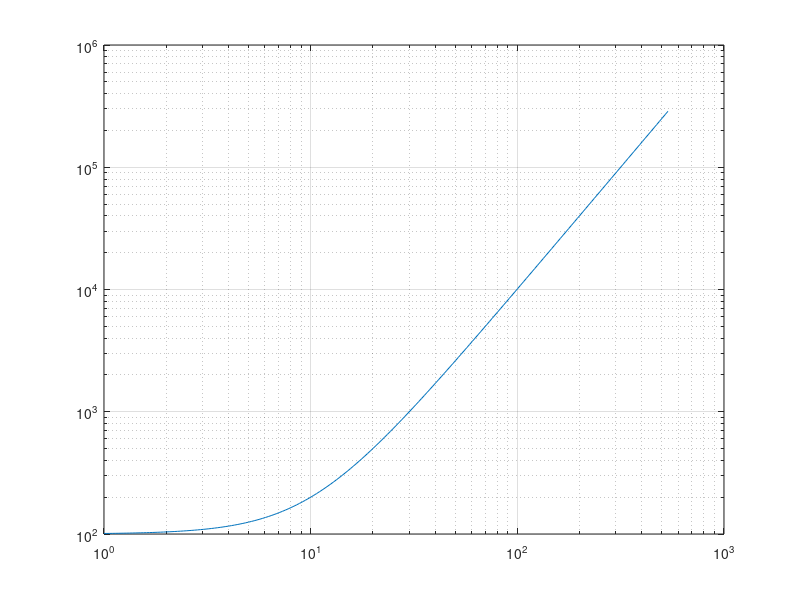

This chart was generated by the following MATLAB code:
% loglog

% x = e^t , y = 100 + e^2t, 0<=t<=2*pi

t = linspace(0,2*pi,200) ;
x = exp(t) ;
y = 100 + exp(2*t) ;
loglog(x,y) , grid